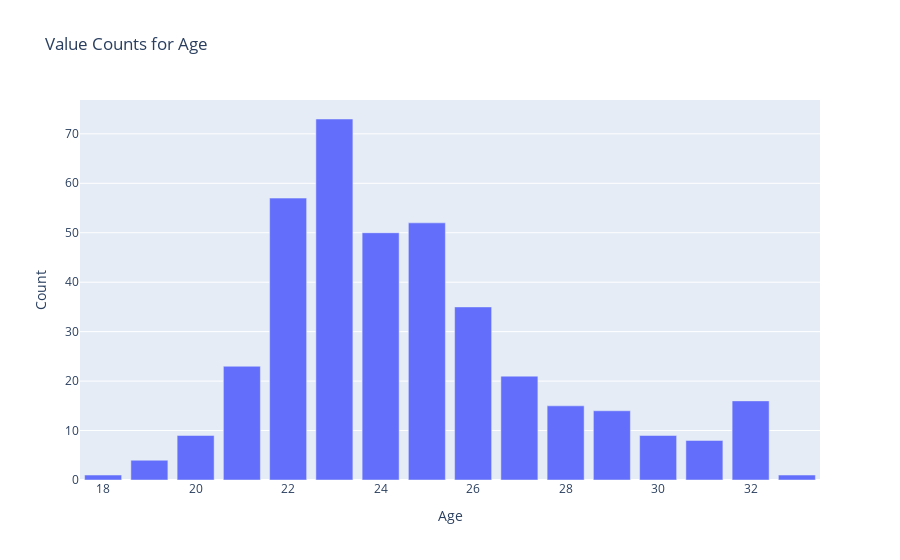
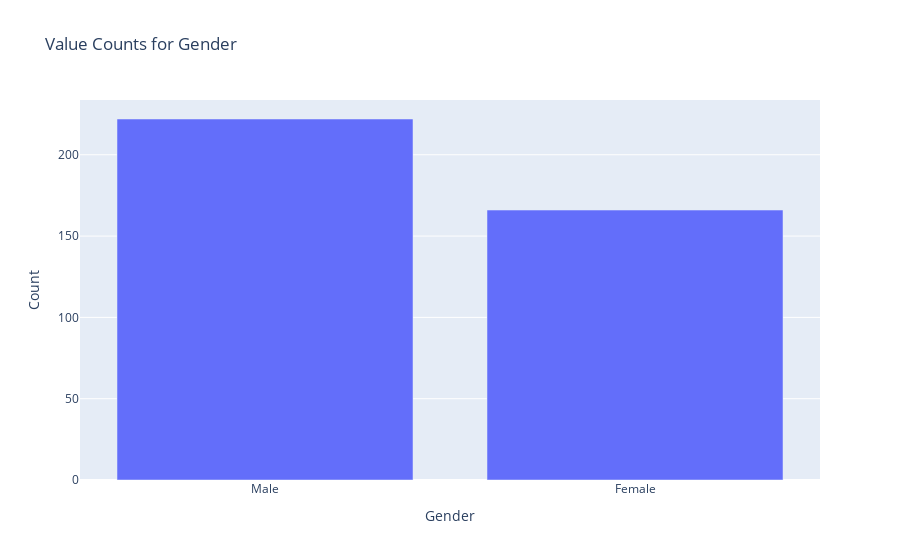
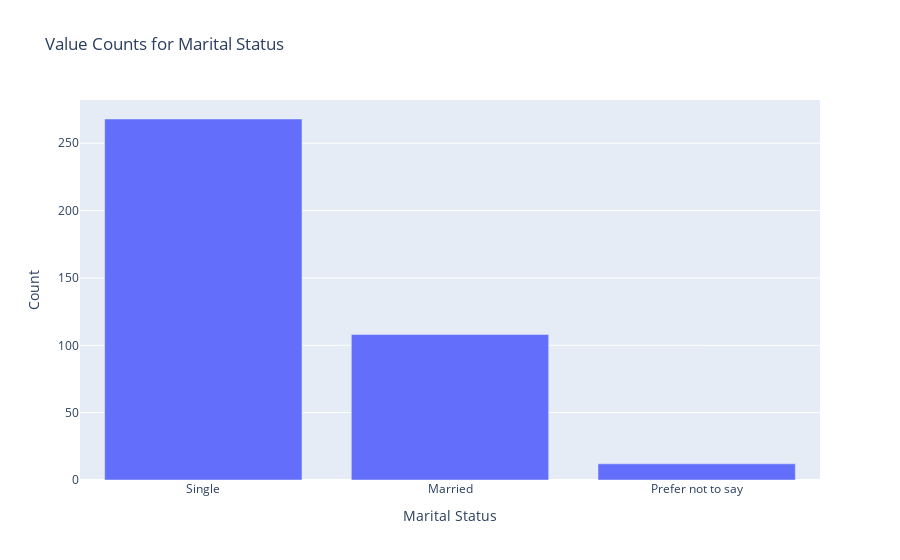
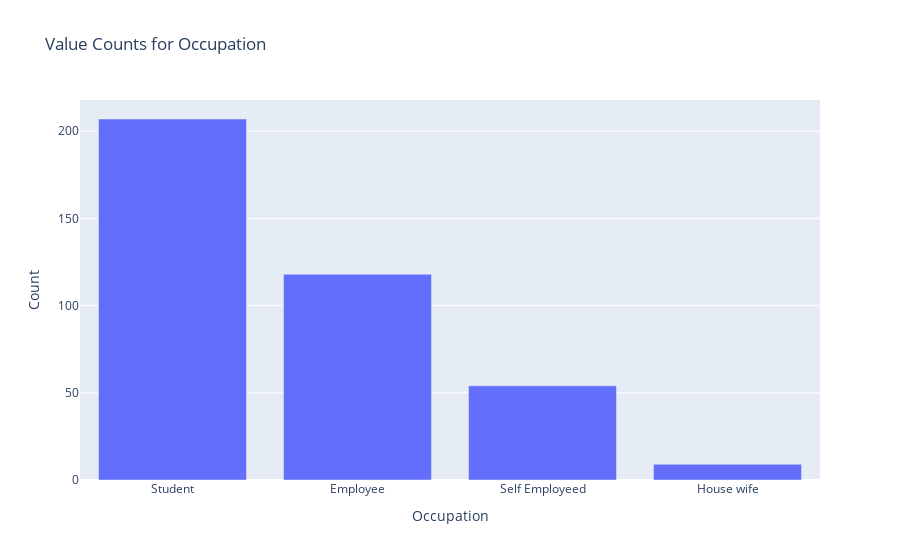

Here is the notebook cell these charts were saved with, in order:
### Markdown cell above
###### CHECK THE UNIQUE VALUES IN THE VARIOUS COLUMNS.

### Code cell
# Columns to exclude from the loop
exclude_columns = ['latitude', 'longitude', 'Pin code']

# Loop through each column
for column in online_food.columns:
    # Skip excluded columns
    if column in exclude_columns:
        continue
    
    # Get unique values and their counts
    value_counts = online_food[column].value_counts()
    
    # Create bar chart
    fig = px.bar(value_counts, x=value_counts.index, y=value_counts.values, 
                 labels={'x': column, 'y': 'Count'}, 
                 title=f"Value Counts for {column}")
    
    # Show plot
    fig.show()

### Figure 1 — Plotly figure (JSON) as saved in the notebook; plotly's stock layout.template omitted (floating-point values rounded to 4 significant figures)
{"data": [{"alignmentgroup": "True", "hovertemplate": "Age=%{x}<br>Count=%{y}<extra></extra>", "legendgroup": "", "marker": {"color": "#636efa", "pattern": {"shape": ""}}, "name": "", "offsetgroup": "", "orientation": "v", "showlegend": false, "textposition": "auto", "type": "bar", "x": [23, 22, 25, 24, 26, 21, 27, 32, 28, 29, 20, 30, 31, 19, 18, 33], "xaxis": "x", "y": [73, 57, 52, 50, 35, 23, 21, 16, 15, 14, 9, 9, 8, 4, 1, 1], "yaxis": "y"}], "layout": {"barmode": "relative", "legend": {"tracegroupgap": 0}, "title": {"text": "Value Counts for Age"}, "xaxis": {"anchor": "y", "domain": [0, 1], "title": {"text": "Age"}}, "yaxis": {"anchor": "x", "domain": [0, 1], "title": {"text": "Count"}}}}

### Figure 2 — Plotly figure (JSON) as saved in the notebook; plotly's stock layout.template omitted (floating-point values rounded to 4 significant figures)
{"data": [{"alignmentgroup": "True", "hovertemplate": "Gender=%{x}<br>Count=%{y}<extra></extra>", "legendgroup": "", "marker": {"color": "#636efa", "pattern": {"shape": ""}}, "name": "", "offsetgroup": "", "orientation": "v", "showlegend": false, "textposition": "auto", "type": "bar", "x": ["Male", "Female"], "xaxis": "x", "y": [222, 166], "yaxis": "y"}], "layout": {"barmode": "relative", "legend": {"tracegroupgap": 0}, "title": {"text": "Value Counts for Gender"}, "xaxis": {"anchor": "y", "domain": [0, 1], "title": {"text": "Gender"}}, "yaxis": {"anchor": "x", "domain": [0, 1], "title": {"text": "Count"}}}}

### Figure 3 — Plotly figure (JSON) as saved in the notebook; plotly's stock layout.template omitted (floating-point values rounded to 4 significant figures)
{"data": [{"alignmentgroup": "True", "hovertemplate": "Marital Status=%{x}<br>Count=%{y}<extra></extra>", "legendgroup": "", "marker": {"color": "#636efa", "pattern": {"shape": ""}}, "name": "", "offsetgroup": "", "orientation": "v", "showlegend": false, "textposition": "auto", "type": "bar", "x": ["Single", "Married", "Prefer not to say"], "xaxis": "x", "y": [268, 108, 12], "yaxis": "y"}], "layout": {"barmode": "relative", "legend": {"tracegroupgap": 0}, "title": {"text": "Value Counts for Marital Status"}, "xaxis": {"anchor": "y", "domain": [0, 1], "title": {"text": "Marital Status"}}, "yaxis": {"anchor": "x", "domain": [0, 1], "title": {"text": "Count"}}}}

### Figure 4 — Plotly figure (JSON) as saved in the notebook; plotly's stock layout.template omitted (floating-point values rounded to 4 significant figures)
{"data": [{"alignmentgroup": "True", "hovertemplate": "Occupation=%{x}<br>Count=%{y}<extra></extra>", "legendgroup": "", "marker": {"color": "#636efa", "pattern": {"shape": ""}}, "name": "", "offsetgroup": "", "orientation": "v", "showlegend": false, "textposition": "auto", "type": "bar", "x": ["Student", "Employee", "Self Employeed", "House wife"], "xaxis": "x", "y": [207, 118, 54, 9], "yaxis": "y"}], "layout": {"barmode": "relative", "legend": {"tracegroupgap": 0}, "title": {"text": "Value Counts for Occupation"}, "xaxis": {"anchor": "y", "domain": [0, 1], "title": {"text": "Occupation"}}, "yaxis": {"anchor": "x", "domain": [0, 1], "title": {"text": "Count"}}}}
